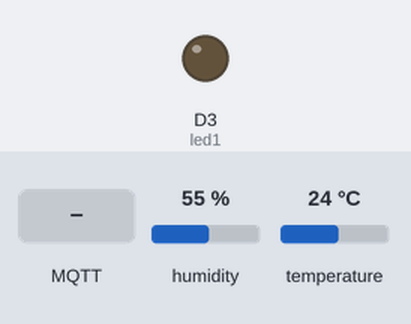
Recording of a sketch running on a simulated ESP8266 (NodeMCU). Shown: output pins drawn as LEDs (lit = HIGH). The inputs (shaded band) are chosen by the test bench; at power-on: humidity 55 %, temperature 24 °C. WiFi joins after 1.5 s; servers stay silent unless stated; random numbers use the default seed unless the sketch sets one; no MQTT or app messages arrive unless stated; what the sketch prints to the serial monitor is not drawn.

Above: at 2.8 s.
2.9 s: MQTT message "0" arrives on the first subscribed topic
At 3.9 s:
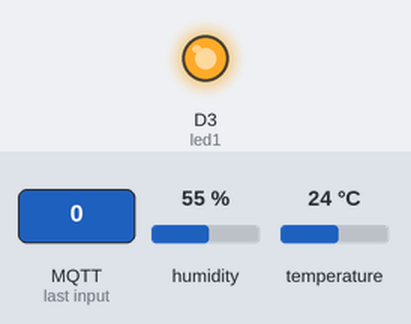
4.4 s: MQTT message "1" arrives on the first subscribed topic
At 5.0 s:
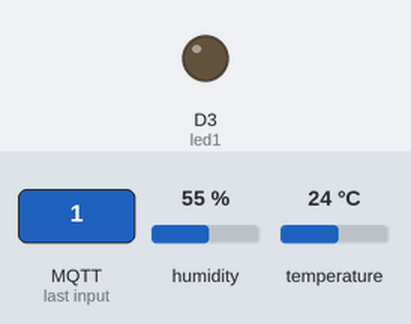
6.5 s: MQTT message "2" arrives on the first subscribed topic
At 7.8 s:
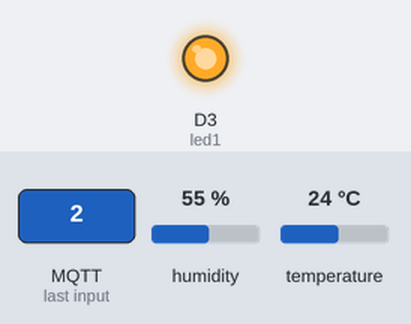
Timing chart, 0 to 9.5 s (numbered marks = the images above; inputs shaded):
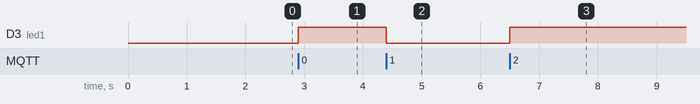

The sketch:

MCB_ESP.ino
```cpp
#include <DHT.h>
//#include <ArduinoJson.h>

#include <ESP8266WiFi.h>
#include <PubSubClient.h>


#define DHTTYPE DHT11 // DHT 11
const int DHTPin = 5;

#define led1 D3

DHT sensor(DHTPin, DHTTYPE);

const char* ssid = "CHUNG_DAT";
const char* password = "06239998";
//const char* ssid = "Tungduong";
//const char* password = "duong123";

//const char* ssid = "MT7628_AP";
//const char* password = "12345678";
const char* mqtt_server = "broker.hivemq.com";
const char* mqtt_username = "duongserver@!#";
const char* mqtt_password = "duong123";


WiFiClient mangcb;
PubSubClient client(mangcb);

unsigned long interval = 5000;
unsigned long previousMillis = 0;


void setup_wifi() {

  delay(100);

  Serial.println();
  Serial.print("Connecting to ");
  Serial.println(ssid);

  WiFi.mode(WIFI_STA);
  WiFi.begin(ssid, password);

  while (WiFi.status() != WL_CONNECTED) {
    delay(500);
    Serial.print(".");
  }

  randomSeed(micros());

  Serial.println("");
  Serial.println("WiFi connected");
  Serial.println("IP address: ");
  Serial.println(WiFi.localIP());
}

void reconnect() {
  // loop toi khi ket noi toi mqtt
  while (!client.connected()) {
    Serial.print("Attempting MQTT connection...");

    String clientId = "mangcb-";
    clientId += String(random(0xffff), HEX);
    // Attempt to connect
    if (client.connect(clientId.c_str())) {
      Serial.println("connected");
    } else {
      Serial.print("failed, rc=");
      Serial.print(client.state());
      Serial.println(" try again in 5 seconds");
      // Wait 5 seconds before retrying
      delay(5000);
    }
  }
}


// test json
//char temp = 'on';
void callback(char* topic, byte* payload, unsigned int length) {
 Serial.print("nhan: ");
 Serial.println(topic);
 for(int i=0;i<length;i++){
  Serial.print((char) payload[i]);
 }
 if(char(payload[0]) == '1'){
  digitalWrite(led1, 0);
  Serial.print("\n bat");
 }else {
    digitalWrite(led1, 1);
    Serial.println("tat");
 }

}


void setup() {
  pinMode(led1, OUTPUT);     // Initialize the BUILTIN_LED pin as an output
  Serial.begin(115200);
  setup_wifi();
  client.setServer(mqtt_server, 1883);
  client.setCallback(callback);

  reconnect();

  client.subscribe("duong/led_status");

  sensor.begin();

}

void loop() {

 int humidity = sensor.readHumidity();
 int temperature = sensor.readTemperature();
  if (!client.connected()) {
    reconnect();
  }
  client.loop();


  if ((unsigned long)(millis() - previousMillis) >= interval) {
    previousMillis = millis();
    char tempString[8];
  sprintf(tempString, "%d",temperature);
  Serial.print("  Temperature: ");
  Serial.print(tempString);
  client.publish("home/sensors/temperature", tempString);

  char humString[8];
  sprintf(humString, "%d", humidity);
  Serial.print("  Humidity: ");
  Serial.println(humString);
  client.publish("home/sensors/humidity", humString);

  }
  client.loop();


}
```

Measured:
- after the input at 2.9 s, D3 (led1): LOW → HIGH at once
- after the input at 4.4 s, D3 (led1): HIGH → LOW at once
- after the input at 6.5 s, D3 (led1): LOW → HIGH at once
